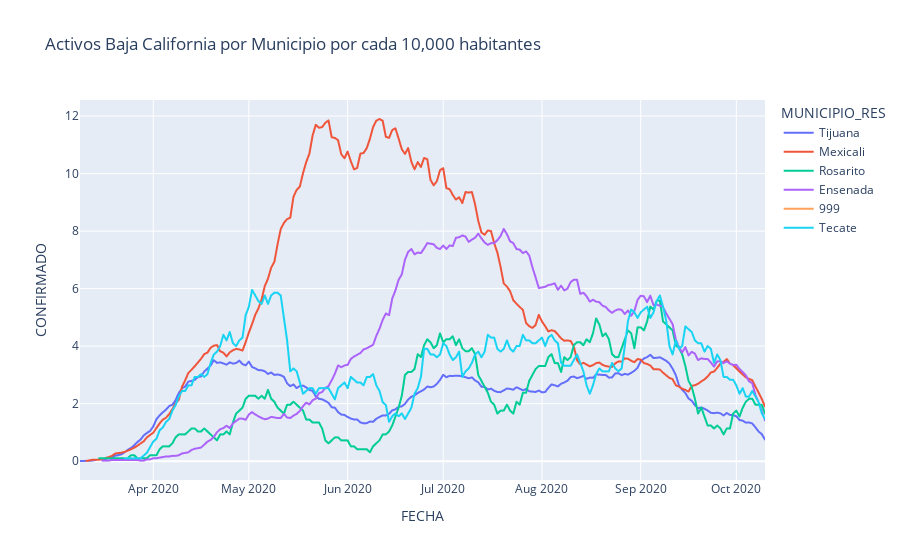

Write notebook code for a chart like this one.
### Markdown cell above
## Active Cases of Baja California considering population by County

### Code cell
df = df_mx

di = {1:"Ensenada", 2: "Mexicali", 3:"Tecate",  4: "Tijuana", 5: "Rosarito"}

population = {1: 486639, 2: 988417, 3: 102406, 4: 1641570, 5: 96734}


df = df.loc[(df['RESULTADO_LAB'] == 1)] # resultado = positivo SARS-COV-2 o Pendiente

df = df.loc[df['ENTIDAD_RES'] == 2] #entidad = Baja California

df = df[['FECHA_SINTOMAS','RESULTADO_LAB','MUNICIPIO_RES']]

df.loc[df['RESULTADO_LAB'] == 1, 'CONFIRMADO'] = ['1']

df_by_date = df.groupby(["FECHA_SINTOMAS","MUNICIPIO_RES"],as_index=False).count()
df_by_date['FECHA_SINTOMAS'] = pd.to_datetime(df_by_date['FECHA_SINTOMAS'])

first_case_date = df_by_date['FECHA_SINTOMAS'].iloc[0]

last_case_date = df_by_date['FECHA_SINTOMAS'].iloc[-1]

delta = (last_case_date) - first_case_date       # as timedelta

active_df = pd.DataFrame()

for i in range(delta.days + 1):
    day = first_case_date + timedelta(days=i)

    df_by_date['FECHA'] = day
    
    active_date_minus_14_days = day - timedelta(days=11)
    mask = (df_by_date['FECHA_SINTOMAS'] >= active_date_minus_14_days) & (df_by_date['FECHA_SINTOMAS'] <= day)
    filtered_df=df_by_date.loc[mask]
    
    filtered_df = filtered_df.groupby(["FECHA","MUNICIPIO_RES"],as_index=False).sum()
    active_df = active_df.append(filtered_df)

active_df['POPULATION'] = active_df['MUNICIPIO_RES'].map(population)
active_df['CONFIRMADO'] = (active_df['CONFIRMADO']/active_df['POPULATION'])*10000
    
active_df = active_df.replace({"MUNICIPIO_RES": di})
fig = px.line(active_df, active_df.FECHA, active_df.CONFIRMADO, line_group= "MUNICIPIO_RES",
              color="MUNICIPIO_RES",
              title='Activos Baja California por Municipio por cada 10,000 habitantes')
fig.show()

### Figure 1 — Plotly figure (JSON) as saved in the notebook; plotly's stock layout.template omitted (floating-point values rounded to 4 significant figures; data arrays with more than 128 entries replaced by an {"elided": "..."} marker saying what was removed)
{"data": [{"hovertemplate": "MUNICIPIO_RES=Tijuana<br>FECHA=%{x}<br>CONFIRMADO=%{y}<extra></extra>", "legendgroup": "Tijuana", "line": {"color": "#636efa", "dash": "solid"}, "mode": "lines", "name": "Tijuana", "showlegend": true, "type": "scattergl", "x": {"elided": "216 str values"}, "xaxis": "x", "y": {"elided": "216 float values"}, "yaxis": "y"}, {"hovertemplate": "MUNICIPIO_RES=Mexicali<br>FECHA=%{x}<br>CONFIRMADO=%{y}<extra></extra>", "legendgroup": "Mexicali", "line": {"color": "#EF553B", "dash": "solid"}, "mode": "lines", "name": "Mexicali", "showlegend": true, "type": "scattergl", "x": {"elided": "214 str values"}, "xaxis": "x", "y": {"elided": "214 float values"}, "yaxis": "y"}, {"hovertemplate": "MUNICIPIO_RES=Rosarito<br>FECHA=%{x}<br>CONFIRMADO=%{y}<extra></extra>", "legendgroup": "Rosarito", "line": {"color": "#00cc96", "dash": "solid"}, "mode": "lines", "name": "Rosarito", "showlegend": true, "type": "scattergl", "x": {"elided": "210 str values"}, "xaxis": "x", "y": {"elided": "210 float values"}, "yaxis": "y"}, {"hovertemplate": "MUNICIPIO_RES=Ensenada<br>FECHA=%{x}<br>CONFIRMADO=%{y}<extra></extra>", "legendgroup": "Ensenada", "line": {"color": "#ab63fa", "dash": "solid"}, "mode": "lines", "name": "Ensenada", "showlegend": true, "type": "scattergl", "x": {"elided": "209 str values"}, "xaxis": "x", "y": {"elided": "209 float values"}, "yaxis": "y"}, {"hovertemplate": "MUNICIPIO_RES=999<br>FECHA=%{x}<br>CONFIRMADO=%{y}<extra></extra>", "legendgroup": "999", "line": {"color": "#FFA15A", "dash": "solid"}, "mode": "lines", "name": "999", "showlegend": true, "type": "scattergl", "x": ["2020-03-16T00:00:00", "2020-03-17T00:00:00", "2020-03-18T00:00:00", "2020-03-19T00:00:00", "2020-03-20T00:00:00", "2020-03-21T00:00:00", "2020-03-22T00:00:00", "2020-03-23T00:00:00", "2020-03-24T00:00:00", "2020-03-25T00:00:00", "2020-03-26T00:00:00", "2020-03-27T00:00:00", "2020-04-01T00:00:00", "2020-04-02T00:00:00", "2020-04-03T00:00:00", "2020-04-04T00:00:00", "2020-04-05T00:00:00", "2020-04-06T00:00:00", "2020-04-07T00:00:00", "2020-04-08T00:00:00", "2020-04-09T00:00:00", "2020-04-10T00:00:00", "2020-04-11T00:00:00", "2020-04-12T00:00:00", "2020-05-04T00:00:00", "2020-05-05T00:00:00", "2020-05-06T00:00:00", "2020-05-07T00:00:00", "2020-05-08T00:00:00", "2020-05-09T00:00:00", "2020-05-10T00:00:00", "2020-05-11T00:00:00", "2020-05-12T00:00:00", "2020-05-13T00:00:00", "2020-05-14T00:00:00", "2020-05-15T00:00:00", "2020-05-28T00:00:00", "2020-05-29T00:00:00", "2020-05-30T00:00:00", "2020-05-31T00:00:00", "2020-06-01T00:00:00", "2020-06-02T00:00:00", "2020-06-03T00:00:00", "2020-06-04T00:00:00", "2020-06-05T00:00:00", "2020-06-06T00:00:00", "2020-06-07T00:00:00", "2020-06-08T00:00:00"], "xaxis": "x", "y": [null, null, null, null, null, null, null, null, null, null, null, null, null, null, null, null, null, null, null, null, null, null, null, null, null, null, null, null, null, null, null, null, null, null, null, null, null, null, null, null, null, null, null, null, null, null, null, null], "yaxis": "y"}, {"hovertemplate": "MUNICIPIO_RES=Tecate<br>FECHA=%{x}<br>CONFIRMADO=%{y}<extra></extra>", "legendgroup": "Tecate", "line": {"color": "#19d3f3", "dash": "solid"}, "mode": "lines", "name": "Tecate", "showlegend": true, "type": "scattergl", "x": {"elided": "202 str values"}, "xaxis": "x", "y": {"elided": "202 float values"}, "yaxis": "y"}], "layout": {"legend": {"title": {"text": "MUNICIPIO_RES"}, "tracegroupgap": 0}, "title": {"text": "Activos Baja California por Municipio por cada 10,000 habitantes"}, "xaxis": {"anchor": "y", "domain": [0, 1], "title": {"text": "FECHA"}}, "yaxis": {"anchor": "x", "domain": [0, 1], "title": {"text": "CONFIRMADO"}}}}
